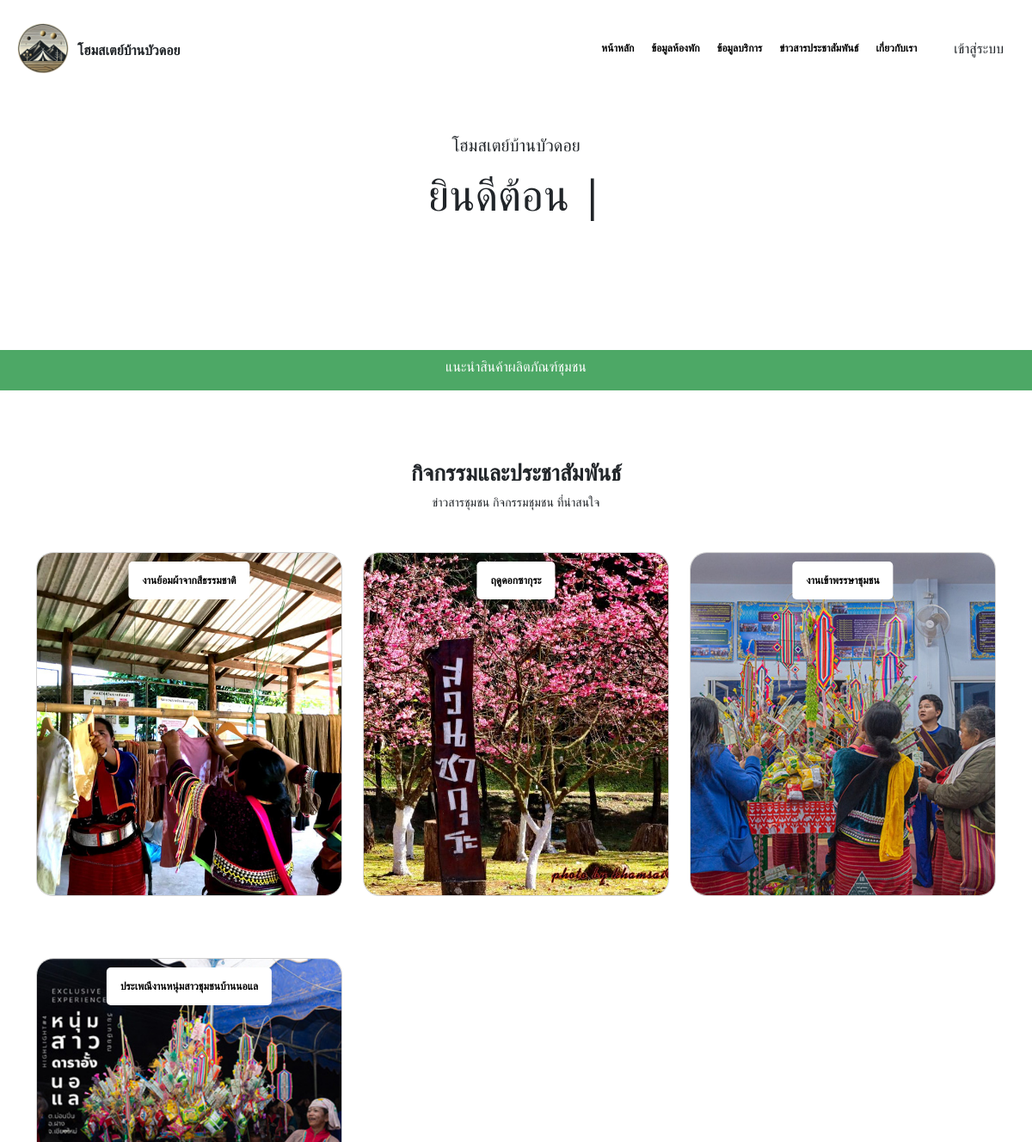
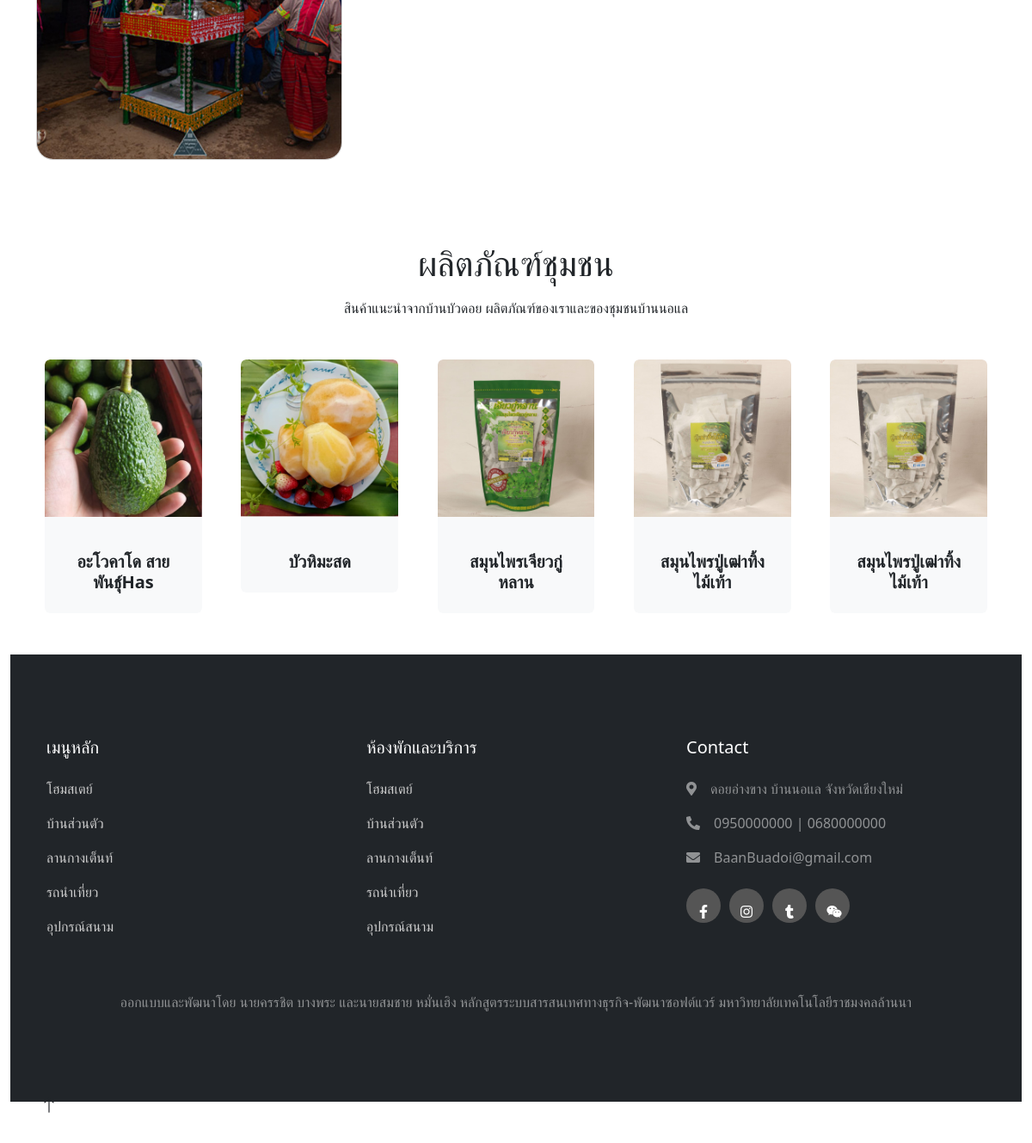
Page /premaket.php on the committed database (2 pictures, top to bottom).
### tables this page shows
CREATE TABLE `news` (
  `newID` smallint(5) UNSIGNED ZEROFILL NOT NULL,
  `newTitle` varchar(100) NOT NULL,
  `newDetail` varchar(500) NOT NULL,
  `newPic` varchar(100) NOT NULL,
  `newType` varchar(8) NOT NULL,
  `newDate` datetime NOT NULL,
  `user_userID` smallint(5) UNSIGNED ZEROFILL NOT NULL
);

### premaket.php (the view, shortened to what this page needs)
<?php
$db_con = connect_db();
?>
<!DOCTYPE html>
<html lang="en">
<head>
    <link href="https://cdn.jsdelivr.net/npm/bootstrap@5.0.2/dist/css/bootstrap.min.css" rel="stylesheet">
    <link rel="stylesheet" href="tabbar_view/nav_bar.css">
    <link rel="stylesheet" href="style1.css">
    <link rel="stylesheet" href="button.css">
    <link rel="stylesheet" href="card.css">
    <link href="https://cdnjs.cloudflare.com/ajax/libs/font-awesome/5.10.0/css/all.min.css" rel="stylesheet">
    <link href="https://cdn.jsdelivr.net/npm/bootstrap-icons@1.4.1/font/bootstrap-icons.css" rel="stylesheet">
    <link href="lib/animate/animate.min.css" rel="stylesheet">
    <link href="lib/owlcarousel/assets/owl.carousel.min.css" rel="stylesheet">
    <link href="css/bootstrap.min.css" rel="stylesheet">
    <link href="https://cdnjs.cloudflare.com/ajax/libs/bootstrap-datepicker/1.9.0/css/bootstrap-datepicker.min.css" rel="stylesheet">
</head>
<body>
    <div class="container-xxl bg-white p-0">
        <nav id="navbar">
            <?php include("tabbar_view/tab_bar.php"); ?>
        </nav>
        <div class="pre_image" style="height: 400px">
                <?php include("headbar.php"); ?>
        </div>
        <div class="ddd" style="text-align: center;padding:10px;background-color: #4DA866;color: white;">
            <h1 style="font-size: 16px;">แนะนำสินค้าผลิตภัณฑ์ชุมชน</h1>
        </div>
        <div class="text-start mx-auto mb-5 wow slideInLeft" data-wow-delay="0.1s">
            <div id="title">
                <h1>กิจกรรมและประชาสัมพันธ์</h1>
                <p>ข่าวสารชุมชน กิจกรรมชุมชน ที่น่าสนใจ</p>
            </div>
        </div>
        <?php
            $sql = 'SELECT newPic, newTitle, newID, newType FROM news WHERE newType in ("ชุมชน","เทศกาล")';
            $stmt = $db_con->prepare($sql);
            $stmt->execute();
            $products = $stmt->fetchAll(PDO::FETCH_ASSOC);
            ?>
            <div class="container-xxl bg-white p-0">
                <div class="container">
                    <div class="row g-4">
                        <?php foreach ($products as $product) { ?>
                            <div class="col-lg-4 col-md-6 wow fadeInUp" data-wow-delay="0.5s">
                                <div class="card position-relative text-white card-hover mb-5" style="width: 100%; height: 400px; overflow: hidden; position: relative; border-radius: 20px;">
                                    <img src="img/news_pic/<?php echo $product['newPic']; ?>" class="card-img" alt="Product Image" style="height: 100%; object-fit: cover;">
                                    <span class="badge position-absolute custom-badge p-3" style="top: 10px; left: 50%; transform: translateX(-50%); background-color: #fff; color: #000; border-radius: 5px; padding: 10px;"><?php echo $product['newTitle']; ?></span>
                                    <div class="card-img-overlay d-flex flex-column justify-content-end" style="color: #000;">
                                        <div class="overlay-content p-4" style="border-radius: 20px; transition: transform 0.3s;"></div>
                                    </div>
                                </div>
                            </div>
                        <?php } ?>
                    </div>
                </div>
            </div>
        <div class="container-xxl py-5">
            <div class="container">
                <div class="text-center mx-auto mb-5 wow fadeInUp" data-wow-delay="0.1s" style="max-width: 600px;">
                    <h1 class="mb-3">ผลิตภัณฑ์ชุมชน</h1>
                    <p >สินค้าแนะนำจากบ้านบัวดอย ผลิตภัณฑ์ของเราและของชุมชนบ้านนอแล </p>
                </div>
                <?php
                    $sql = 'SELECT newPic, newTitle, newID, newType FROM news WHERE newType = "สินค้า"';
                    $stmt = $db_con->prepare($sql);
                    $stmt->execute();
                    $products = $stmt->fetchAll(PDO::FETCH_ASSOC);
                ?>
                <div class="produc_pre" style="display: flex; flex-wrap: wrap; justify-content: space-between; gap: 10px; margin: 0 10px;">
                    <?php foreach ($products as $product) { ?>
                        <div class="col-lg-2 col-md-6  wow fadeInUp" data-wow-delay="0.3s">
                            <div class="property-item rounded overflow-hidden">
                                <div class="team-item rounded overflow-hidden bg-light">
                                    <div class="position-relative">
                                        <a href=""><img class="img-fluid zoom" src="img/news_pic/<?php echo $product['newPic']; ?>" alt="Product Image"></a>
                                    </div>
                                    <div class="text-center p-4 mt-3 bg-light-green text-dark">
                                        <h5 class="fw-bold mb-0"><?php echo $product['newTitle']; ?></h5>
                                    </div>
                                </div>
                            </div>
                        </div>
                    <?php } ?>
                </div>
    </div>
    <nav>
        <?php include("footer.php"); ?>
    </nav>
</body>
</html>

### tabbar_view/nav_bar.css (style rules this page uses)
#navbar { transition: all 0.3s ease; }

### style1.css (style rules this page uses)
body { margin: 0; padding: 0; font-family: kkfont; }
.container { max-width: 1280px; margin: 0 auto; }
nav { z-index: 3; position: sticky; top: 15px; }
.pre_image { position: relative; width: 100%; top: 0; left: 0; margin-top: -75px; z-index: 1; }
#title { text-align: center; margin-top: 80px; }
#title h1 { font-size: 26px; font-weight: bold; }
#title { font-size: 14px; }
.card { overflow: hidden; }
.card-img { transition: transform 0.3s ease-in-out; }
.zoom { transition: transform 0.3s ease; }

### rows in the picture
news: newPic (picture), newTitle "งานย้อมผ้าจากสีธรรมชาติ"
news: newPic (picture), newTitle "ฤดูดอกซากุระ"
news: newPic (picture), newTitle "งานเข้าพรรษาชุมชน"
news: newPic (picture), newTitle "ประเพณีงานหนุ่มสาวชุมชนบ้านนอแล"
news: newPic (picture), newTitle "อะโวคาโด สายพันธุ์Has"
news: newPic (picture), newTitle "บัวหิมะสด"
news: newPic (picture), newTitle "สมุนไพรเจียวกู่หลาน"
news: newPic (picture), newTitle "สมุนไพรปู่เฒ่าทิ้งไม้เท้า"
news: newPic (picture), newTitle "สมุนไพรปู่เฒ่าทิ้งไม้เท้า"
